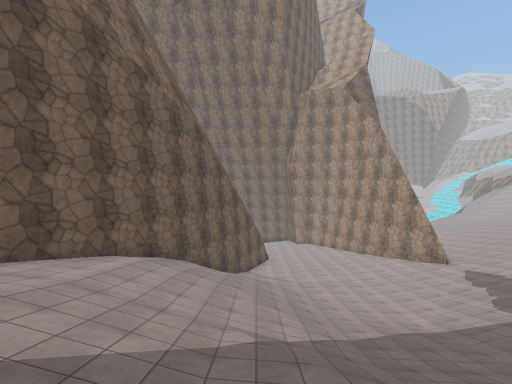
view 1 (above)

18 first-person views from a walk through a scene from a Unity 3-D project. The camera is 1.3 m above the floor, tilts 2° down and sees 90° across. The floor is counted in squares, 2 m on a side. Each view is taken from the middle of a square. On the plan, view 1 faces up. The plan holds only what a view shows up to about 9 squares ahead; the rest is blank. The place goes on beyond the plan. Surface patterns are stand-ins for the level's own textures.

view 2
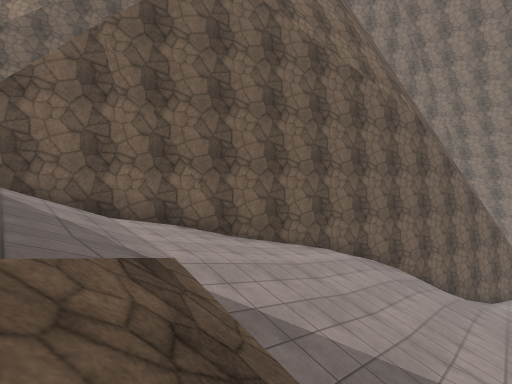

view 3
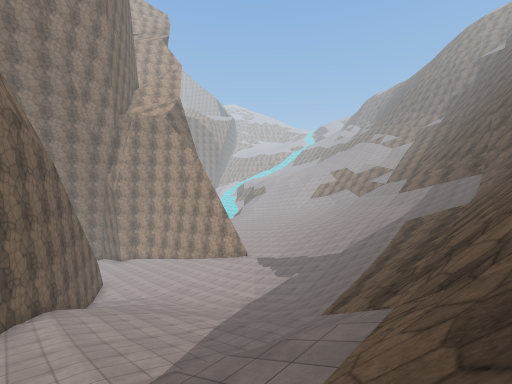

view 4
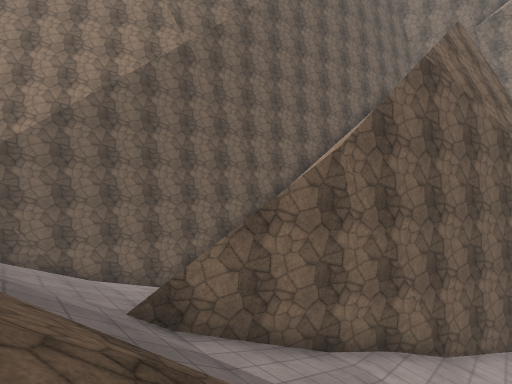

view 5
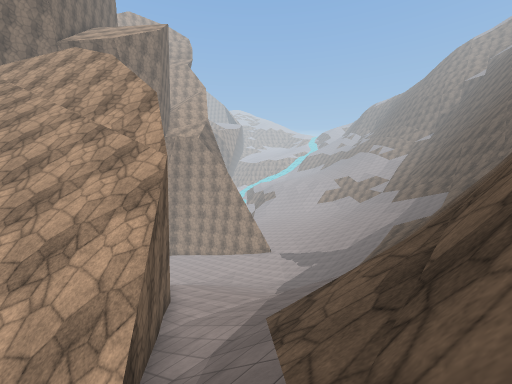

view 6
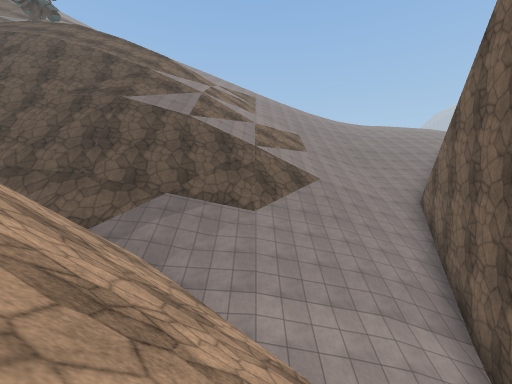

view 7
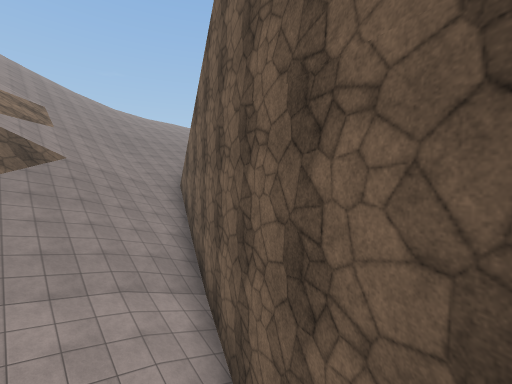

view 8
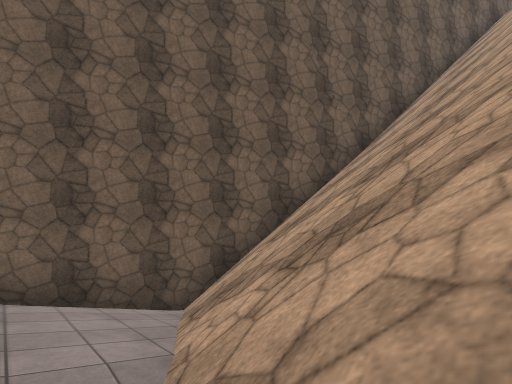

view 9
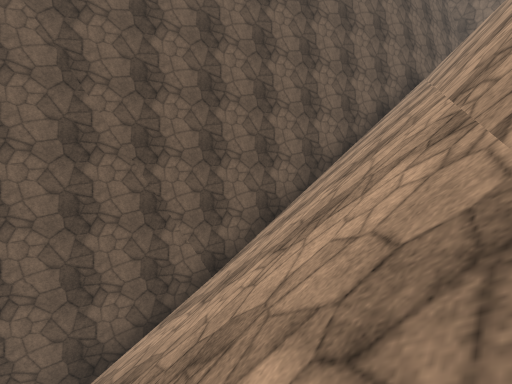

view 10
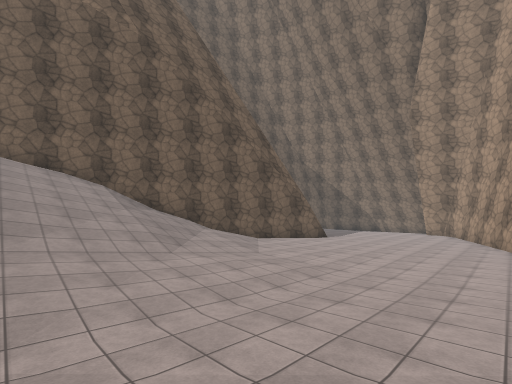

view 11
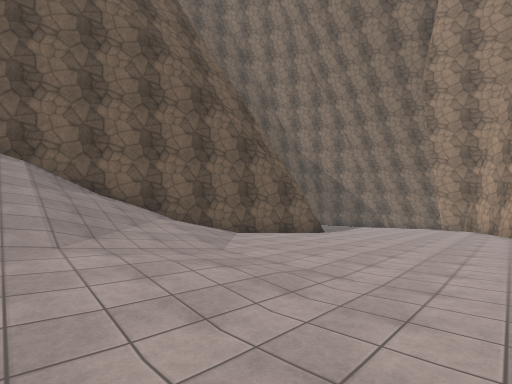

view 12
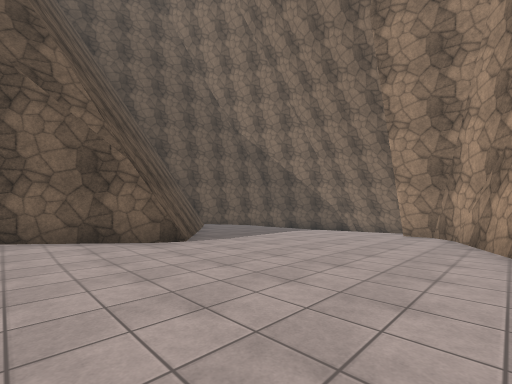

view 13
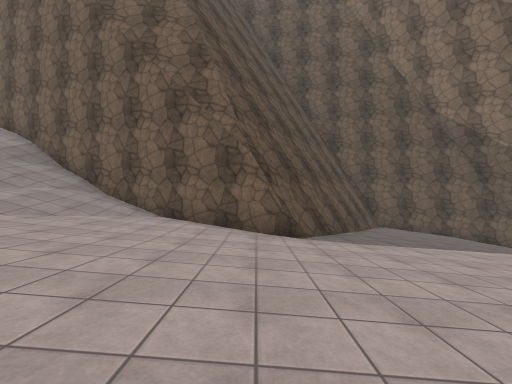

view 14
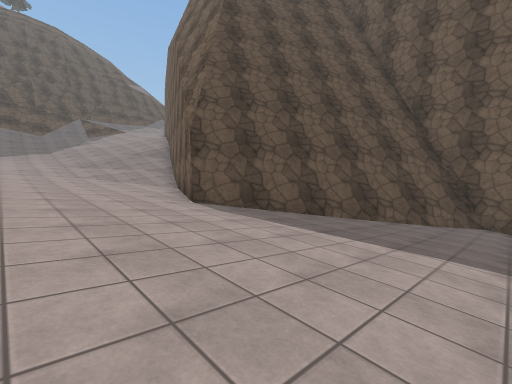

view 15
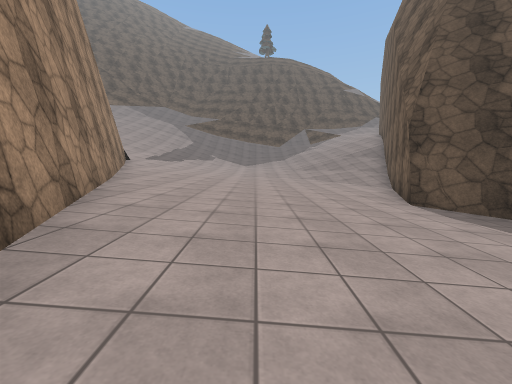

view 16
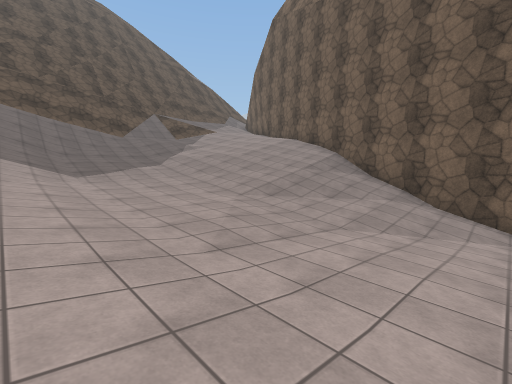

view 17
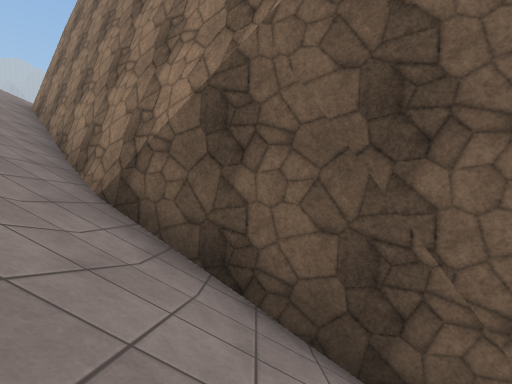

view 18
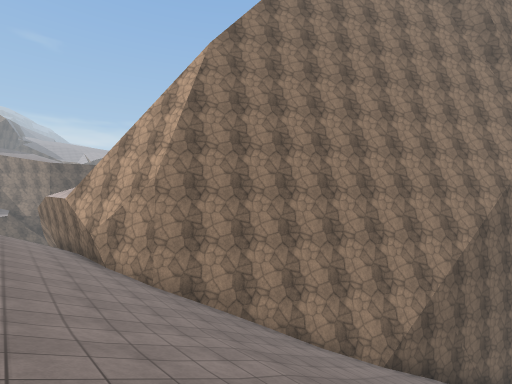

### Floor plan
Key: @ floor where view 1 was taken; # wall or solid block; . main floor; : floor 1.5 m higher than the main floor; - floor 1.75 m lower than the main floor; + floor 3 m higher than the main floor; * floor 6.25 m higher than the main floor; % floor 8 m higher than the main floor; & floor 9.5 m higher than the main floor; / step, stairs or slope; = window, fence, low wall or low ledge; ^ raised ledge; v drop or lower ground.
Columns run from 26 left of view 1 to 7 right of it. Each row starts with its distance up from view 1.
 23                     ##---......##
 22                     ##--........#
 21                      ##/........#
 20                       ###.......##
 19                         ##.......#
 18                          ##......#
 17                           #.....::
 16                          ##....:::
 15                          #....::::
 14                 ##       #...:::::
 13                 #=^     ##/:::::::
 12                ^//^     #///:::::+
 11                #//^    ##//:::::++
 10                #//^^   #////++++++
  9               ^///=^  ##/////++++/
  8               #///=^  #//////+++//
  7               #////^  #//////++///
  6              ^/////^###//////+///
  5              #/////=##%//////++//
  4             ^//////=##%//////////
  3             #///////#&%///*//////
  2            ##///////#&&///**/////
  1            #/////////////////////
  0           ##//////////////@///////
 -1           #///////////////#######^
 -2           #////////// ////#######
 -3          ##/////////////
 -4          #/////=//########
 -5         ##////==/##
 -6        ##////=v
 -7       ##//  ///
 -8       #///   //
 -9      #////
-10     #/////
-11   ###/////
-12 ###///////
-13 //////////
-14 ////////// /

Where each view was taken, in squares from view 1:
view 1: 0 up, 0 right, facing up
view 2: 0 up, 0 right, facing up-left
view 3: 2 down, 4 left, facing up-right
view 4: 3 down, 4 left, facing up-left
view 5: 4 down, 9 left, facing up-right
view 6: 4 up, 11 left, facing down
view 7: 4 up, 12 left, facing down-left
view 8: 1 down, 9 left, facing up-left
view 9: 3 up, 7 left, facing up-left
view 10: 7 up, 7 right, facing up-left
view 11: 9 up, 6 right, facing up-left
view 12: 15 up, 6 right, facing up-left
view 13: 17 up, 6 right, facing left
view 14: 23 up, 4 right, facing down-left
view 15: 23 up, 4 right, facing down
view 16: 14 up, 6 right, facing down-left
view 17: 4 down, 14 left, facing left
view 18: 14 down, 15 left, facing up-left
